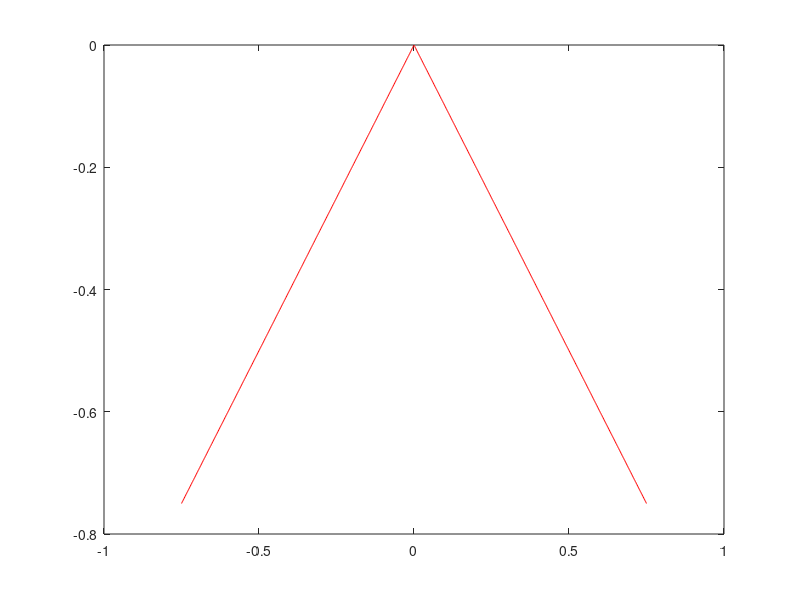

MATLAB code for this plot: (Note: this script raises an error after producing the figure.)
%TEST_ABSCONVGAUSS
%
% This file tests the absconvgauss routine


a = 0.75;

b = -0.75;
m = b/a;


fabs = @(x) m*abs(x);
nplot = 1000;
ntest = 10;

h = b/m/8.0;
offset = 0.0;

xplot = linspace(-a,a,nplot);

figure(1)
clf
plot(xplot,fabs(xplot),'r')
hold on
plot(xplot,chnkspcl.absconvgauss(xplot,m,offset,h));

figure(2)
clf
ff = chnkspcl.absconvgauss(xplot,m,offset,h);
df = abs(ff-fabs(xplot));
semilogy(df);

xtest = linspace(-a,a,ntest);
pert = 0.1*b/m;

for i = 1:ntest
    x0 = xtest(i);
    gradientTest(@(x) chnkspcl.absconvgauss(x,m,offset,h),x0,pert);
    gradientTest(@(x) acgder(x,m,offset,h),x0,pert);
end

function [d,d2] = acgder(x,a,b,h)
[~,d,d2] = chnkspcl.absconvgauss(x,a,b,h);
end